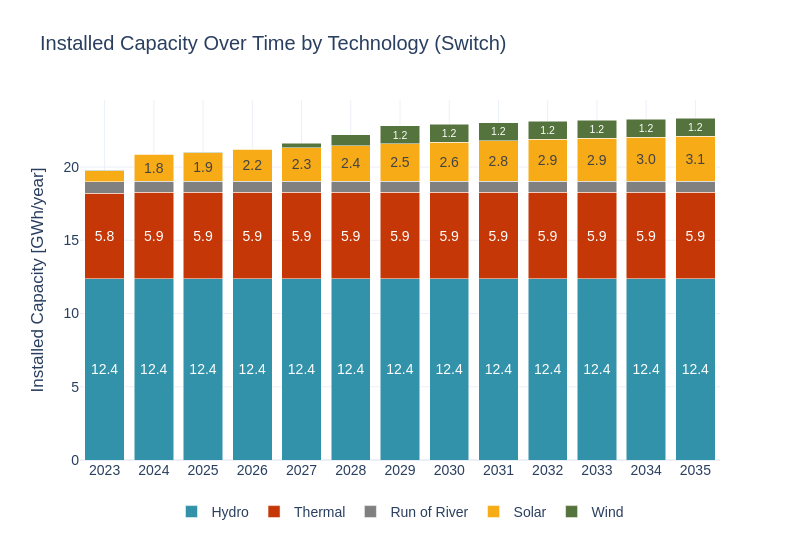

The notebook cell saved with this chart:
### Code cell
import pandas as pd

cap_inst = pd.read_csv(model_outputs_path + 'BuildGen.csv')
gen_info = pd.read_csv(model_inputs_path + 'gen_info.csv')

# Unir con info de tecnologías
cap_inst = pd.merge(cap_inst, gen_info, left_on='GEN_BLD_YRS_1',
                    right_on='GENERATION_PROJECT', how='inner')
# Filtrar solo plantas activas (gen_max_age > 1)
cap_inst = cap_inst[cap_inst['gen_max_age'] > 1]
# Expandir cada planta en sus años activos
records = []
for _, row in cap_inst.iterrows():
    start_year = row['GEN_BLD_YRS_2']
    end_year = start_year + row['gen_max_age'] - 1
    for year in range(start_year, end_year + 1):
        if year <= 2035:
            records.append({
                'year': year,
                'gen_tech': row['gen_tech'],
                'BuildGen': row['BuildGen']
            })

# Crear nuevo DataFrame con capacidad activa por año
cap_inst_expanded = pd.DataFrame(records)
# Sumar capacidad instalada activa por año y tecnología
cap_inst_switch = cap_inst_expanded.groupby(['year', 'gen_tech'], as_index=False)['BuildGen'].sum()
cap_inst_switch = cap_inst_switch[cap_inst_switch['year'] >= years[0]]
cap_inst_switch = cap_inst_switch[cap_inst_switch['year'] <= years[1]]
cap_inst_switch['BuildGen'] = cap_inst_switch['BuildGen'] / 1000
sw.scenarios.dispatched_generation(cap_inst_switch, 'Installed Capacity', 'GWh', 'year', 'BuildGen', 'gen_tech', scenario_name, 'Switch', 1)

#cap_inst_switch.to_csv('./11_switch.csv')

### Figure 1 — Plotly figure (JSON) as saved in the notebook; plotly's stock layout.template omitted (floating-point values rounded to 4 significant figures)
{"data": [{"alignmentgroup": "True", "hovertemplate": "gen_tech=Hydro<br>Year=%{x}<br>Dispatched Generation (MW)=%{y}<br>text=%{text}<extra></extra>", "insidetextanchor": "middle", "legendgroup": "Hydro", "marker": {"color": "#3292A9", "pattern": {"shape": ""}}, "name": "Hydro", "offsetgroup": "Hydro", "orientation": "v", "showlegend": true, "text": ["12.39", "12.39", "12.39", "12.39", "12.39", "12.39", "12.39", "12.39", "12.39", "12.39", "12.39", "12.39", "12.39"], "textangle": 0, "textposition": "inside", "texttemplate": "%{text:.1f}", "type": "bar", "x": [2023, 2024, 2025, 2026, 2027, 2028, 2029, 2030, 2031, 2032, 2033, 2034, 2035], "xaxis": "x", "y": [12.39, 12.39, 12.39, 12.39, 12.39, 12.39, 12.39, 12.39, 12.39, 12.39, 12.39, 12.39, 12.39], "yaxis": "y"}, {"alignmentgroup": "True", "hovertemplate": "gen_tech=Thermal<br>Year=%{x}<br>Dispatched Generation (MW)=%{y}<br>text=%{text}<extra></extra>", "insidetextanchor": "middle", "legendgroup": "Thermal", "marker": {"color": "#C53707", "pattern": {"shape": ""}}, "name": "Thermal", "offsetgroup": "Thermal", "orientation": "v", "showlegend": true, "text": ["5.82", "5.87", "5.87", "5.87", "5.87", "5.87", "5.87", "5.87", "5.87", "5.87", "5.87", "5.87", "5.87"], "textangle": 0, "textposition": "inside", "texttemplate": "%{text:.1f}", "type": "bar", "x": [2023, 2024, 2025, 2026, 2027, 2028, 2029, 2030, 2031, 2032, 2033, 2034, 2035], "xaxis": "x", "y": [5.822, 5.873, 5.873, 5.873, 5.873, 5.873, 5.873, 5.873, 5.873, 5.873, 5.873, 5.873, 5.873], "yaxis": "y"}, {"alignmentgroup": "True", "hovertemplate": "gen_tech=Run of River<br>Year=%{x}<br>Dispatched Generation (MW)=%{y}<br>text=%{text}<extra></extra>", "insidetextanchor": "middle", "legendgroup": "Run of River", "marker": {"color": "#808080", "pattern": {"shape": ""}}, "name": "Run of River", "offsetgroup": "Run of River", "orientation": "v", "showlegend": true, "text": ["", "", "", "", "", "", "", "", "", "", "", "", ""], "textangle": 0, "textposition": "inside", "texttemplate": "%{text:.1f}", "type": "bar", "x": [2023, 2024, 2025, 2026, 2027, 2028, 2029, 2030, 2031, 2032, 2033, 2034, 2035], "xaxis": "x", "y": [0.782, 0.782, 0.782, 0.782, 0.782, 0.782, 0.782, 0.782, 0.782, 0.782, 0.782, 0.782, 0.782], "yaxis": "y"}, {"alignmentgroup": "True", "hovertemplate": "gen_tech=Solar<br>Year=%{x}<br>Dispatched Generation (MW)=%{y}<br>text=%{text}<extra></extra>", "insidetextanchor": "middle", "legendgroup": "Solar", "marker": {"color": "#F7AB17", "pattern": {"shape": ""}}, "name": "Solar", "offsetgroup": "Solar", "orientation": "v", "showlegend": true, "text": ["", "1.83", "1.94", "2.16", "2.29", "2.42", "2.54", "2.65", "2.76", "2.85", "2.93", "3.01", "3.08"], "textangle": 0, "textposition": "inside", "texttemplate": "%{text:.1f}", "type": "bar", "x": [2023, 2024, 2025, 2026, 2027, 2028, 2029, 2030, 2031, 2032, 2033, 2034, 2035], "xaxis": "x", "y": [0.7522, 1.832, 1.942, 2.16, 2.288, 2.416, 2.539, 2.648, 2.757, 2.848, 2.927, 3.007, 3.075], "yaxis": "y"}, {"alignmentgroup": "True", "hovertemplate": "gen_tech=Wind<br>Year=%{x}<br>Dispatched Generation (MW)=%{y}<br>text=%{text}<extra></extra>", "insidetextanchor": "middle", "legendgroup": "Wind", "marker": {"color": "#55733D", "pattern": {"shape": ""}}, "name": "Wind", "offsetgroup": "Wind", "orientation": "v", "showlegend": true, "text": ["", "", "", "", "", "", "1.23", "1.23", "1.23", "1.23", "1.23", "1.23", "1.23"], "textangle": 0, "textposition": "inside", "texttemplate": "%{text:.1f}", "type": "bar", "x": [2023, 2024, 2025, 2026, 2027, 2028, 2029, 2030, 2031, 2032, 2033, 2034, 2035], "xaxis": "x", "y": [0.032, 0.032, 0.032, 0.032, 0.287, 0.737, 1.229, 1.229, 1.229, 1.229, 1.229, 1.229, 1.229], "yaxis": "y"}], "layout": {"barmode": "stack", "font": {"family": "Arial", "size": 14}, "height": 540, "legend": {"orientation": "h", "title": {}, "tracegroupgap": 0, "x": 0.5, "xanchor": "center", "y": -0.1}, "title": {"text": "Installed Capacity Over Time by Technology (Switch)"}, "width": 800, "xaxis": {"anchor": "y", "domain": [0, 1], "showgrid": true, "tickangle": 0, "tickfont": {"family": "Arial", "size": 14}, "tickvals": [2023, 2024, 2025, 2026, 2027, 2028, 2029, 2030, 2031, 2032, 2033, 2034, 2035], "title": {"text": ""}}, "yaxis": {"anchor": "x", "domain": [0, 1], "title": {"text": "Installed Capacity [GWh/year]"}}}}
